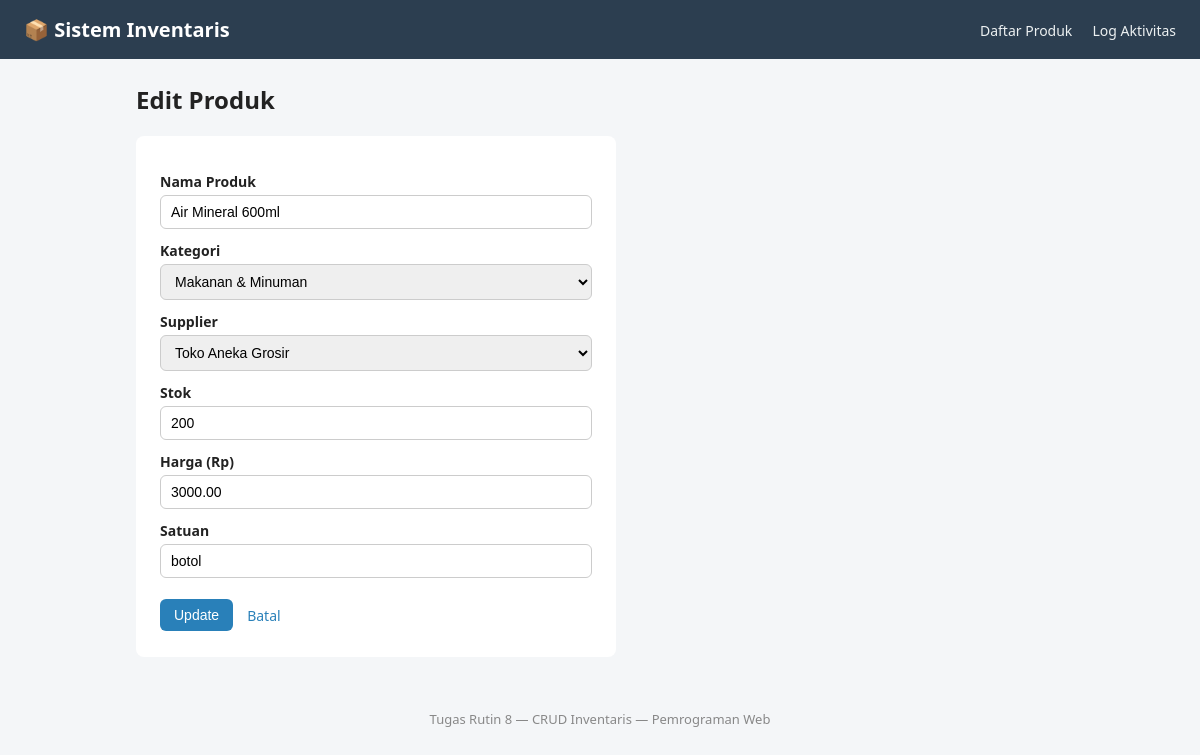
/edit.php?id=5, run on the app's committed database.
### tables this page shows
CREATE TABLE IF NOT EXISTS produk (
    id_produk INT AUTO_INCREMENT PRIMARY KEY,
    nama_produk VARCHAR(100) NOT NULL,
    id_kategori INT NOT NULL,
    id_supplier INT NOT NULL,
    stok INT NOT NULL DEFAULT 0,
    harga DECIMAL(12,2) NOT NULL DEFAULT 0,
    satuan VARCHAR(20) NOT NULL DEFAULT 'pcs',
    FOREIGN KEY (id_kategori) REFERENCES kategori(id_kategori),
    FOREIGN KEY (id_supplier) REFERENCES supplier(id_supplier)
);

CREATE TABLE IF NOT EXISTS kategori (
    id_kategori INT AUTO_INCREMENT PRIMARY KEY,
    nama_kategori VARCHAR(50) NOT NULL
);

CREATE TABLE IF NOT EXISTS supplier (
    id_supplier INT AUTO_INCREMENT PRIMARY KEY,
    nama_supplier VARCHAR(100) NOT NULL,
    kontak VARCHAR(50),
    alamat VARCHAR(150)
);

### edit.php (the view, shortened to what this page needs)
<?php
$pdo = Database::getInstance()->getConnection();
$id = isset($_GET['id']) ? (int) $_GET['id'] : 0;
$stmt = $pdo->prepare(
    "SELECT * FROM produk WHERE id_produk = :id"
);
$stmt->bindValue(':id', $id, PDO::PARAM_INT);
$stmt->execute();
$produk = $stmt->fetch();
$kategoriList = $pdo->query(
    "SELECT id_kategori, nama_kategori
     FROM kategori
     ORDER BY nama_kategori"
)->fetchAll();
$supplierList = $pdo->query(
    "SELECT id_supplier, nama_supplier
     FROM supplier
     ORDER BY nama_supplier"
)->fetchAll();
require_once 'includes/header.php';
?>
<h2>Edit Produk</h2>
<form method="POST" action="update.php" class="form-produk">
    <label for="nama_produk">Nama Produk</label>
    <input
        type="text"
        id="nama_produk"
        name="nama_produk"
        value="<?= htmlspecialchars($produk['nama_produk']) ?>"
        required
        autofocus
    >
    <label for="id_kategori">Kategori</label>
    <select id="id_kategori" name="id_kategori" required>
        <?php foreach ($kategoriList as $kategori): ?>
            <option
                value="<?= (int) $kategori['id_kategori'] ?>"
                <?= ((int) $kategori['id_kategori'] === (int) $produk['id_kategori']) ? 'selected' : '' ?>
            >
                <?= htmlspecialchars($kategori['nama_kategori']) ?>
            </option>
        <?php endforeach; ?>
    </select>
    <label for="id_supplier">Supplier</label>
    <select id="id_supplier" name="id_supplier" required>
        <?php foreach ($supplierList as $supplier): ?>
            <option
                value="<?= (int) $supplier['id_supplier'] ?>"
                <?= ((int) $supplier['id_supplier'] === (int) $produk['id_supplier']) ? 'selected' : '' ?>
            >
                <?= htmlspecialchars($supplier['nama_supplier']) ?>
            </option>
        <?php endforeach; ?>
    </select>
    <label for="stok">Stok</label>
    <input
        type="number"
        id="stok"
        name="stok"
        min="0"
        value="<?= (int) $produk['stok'] ?>"
        required
    >
    <label for="harga">Harga (Rp)</label>
    <input
        type="number"
        id="harga"
        name="harga"
        min="0"
        step="0.01"
        value="<?= htmlspecialchars((string) $produk['harga']) ?>"
        required
    >
    <label for="satuan">Satuan</label>
    <input
        type="text"
        id="satuan"
        name="satuan"
        value="<?= htmlspecialchars($produk['satuan']) ?>"
        required
    >
    <div class="form-actions">
        <button type="submit" class="btn btn-primary">
            Update
        </button>
        <a href="index.php" class="btn btn-link">
            Batal
        </a>
    </div>
</form>
<?php require_once 'includes/footer.php'; ?>

### assets/style.css (style rules this page uses)
* { box-sizing: border-box; }
body { margin: 0; font-family: "Segoe UI", Arial, sans-serif; background-color: #f4f6f8; color: #222; }
.btn { display: inline-block; padding: 8px 14px; border-radius: 6px; text-decoration: none; font-size: 14px; border: none; cursor: pointer; }
.btn-primary { background-color: #2980b9; color: #fff; }
.btn-link { background: none; color: #2980b9; padding: 8px 4px; }
.form-produk { background: #fff; padding: 24px; border-radius: 8px; max-width: 480px; }
.form-produk label { display: block; margin-top: 12px; margin-bottom: 4px; font-weight: bold; font-size: 14px; }
.form-produk input, .form-produk select { width: 100%; padding: 8px 10px; border: 1px solid #ccc; border-radius: 6px; font-size: 14px; }
.form-actions { margin-top: 20px; display: flex; gap: 10px; align-items: center; }

### data on the page
produk: nama_produk "Air Mineral 600ml", id_kategori "Makanan & Minuman", id_supplier "Toko Aneka Grosir", stok "200", harga "3000.00", satuan "botol"
